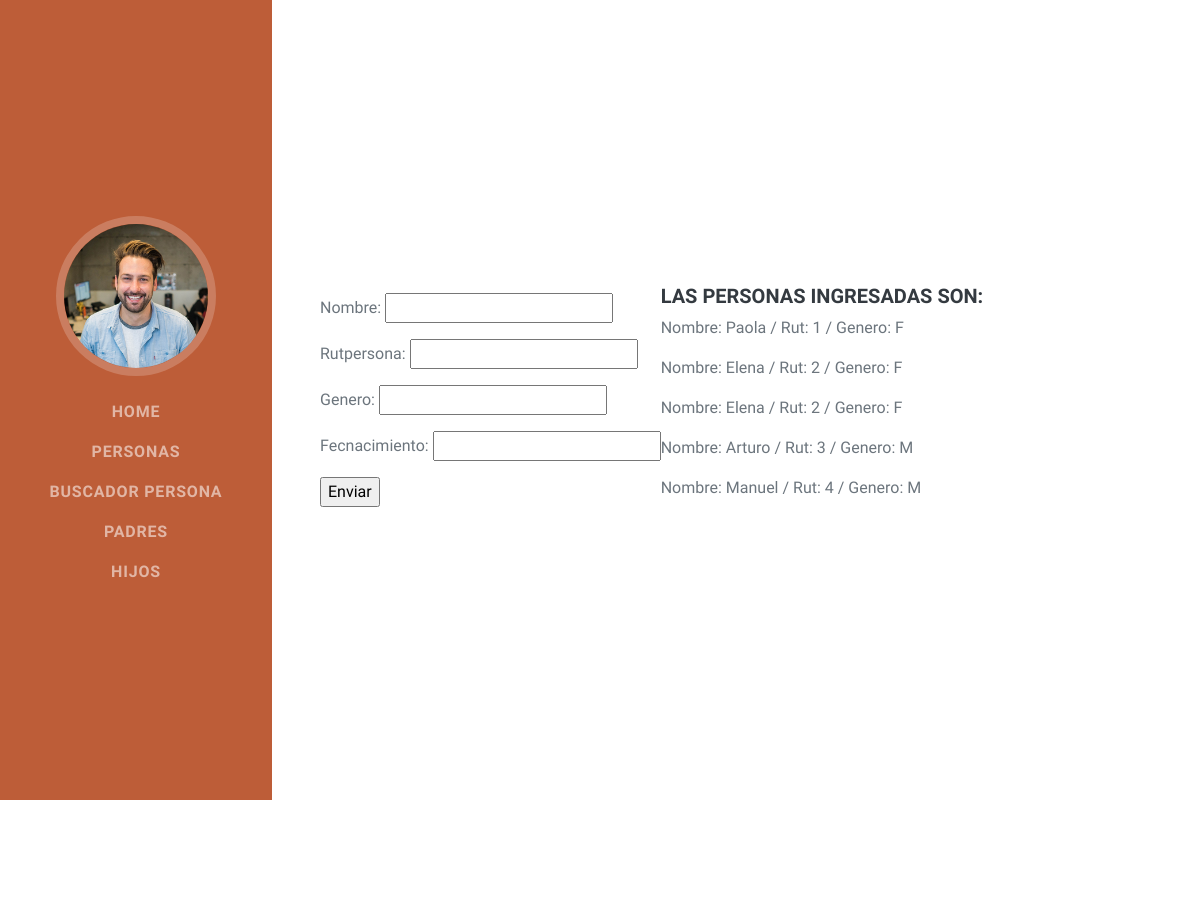
Page /AppFami/personas (upper part) on the earlier database version.
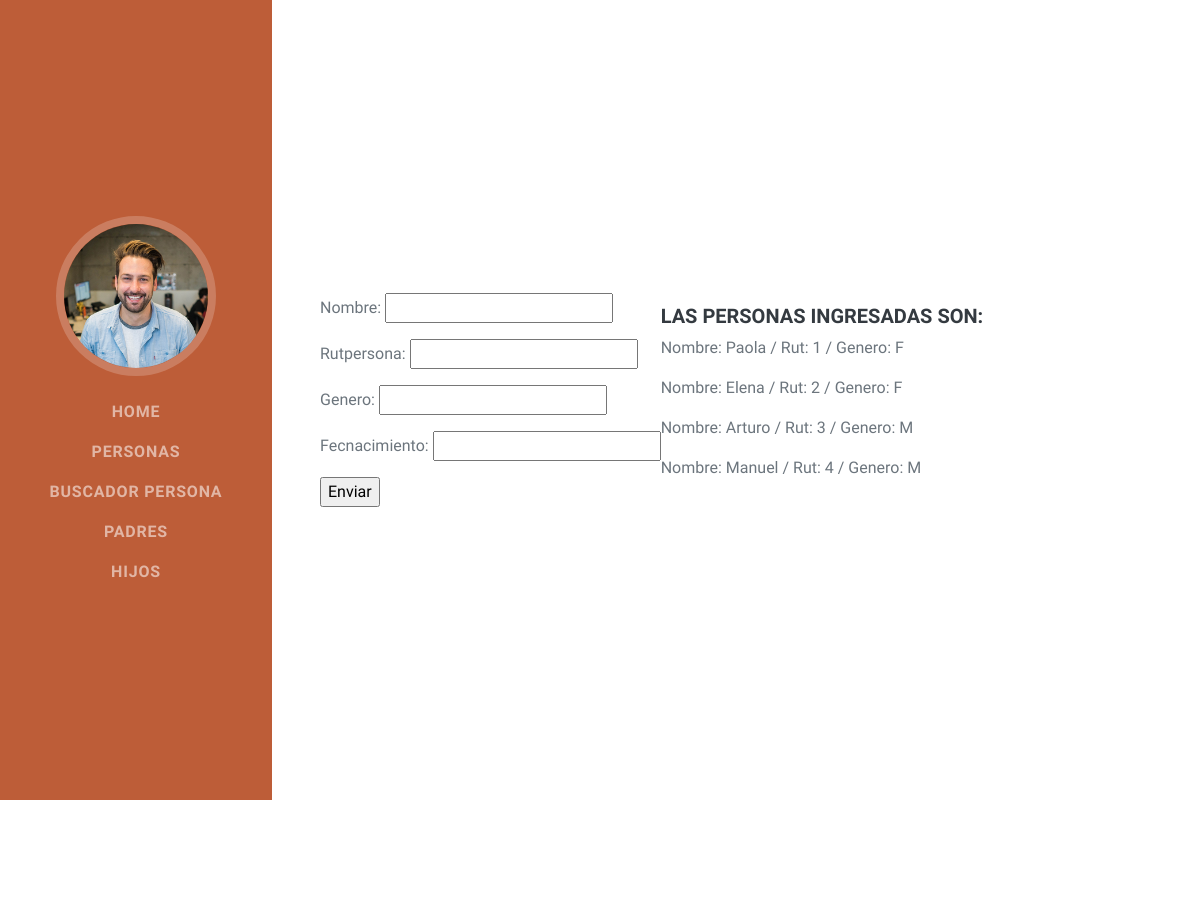
Same page on the later database version.
### AppFami/models.py (models this page shows)
class Persona(models.Model):
    nombre = models.CharField(max_length=40)
    rutpersona = models.IntegerField()
    genero = models.CharField(max_length=40)
    fecnacimiento = models.CharField(max_length=40)

### AppFami/views.py (the view)
# urls.py: path('personas',personas, name = 'AppFamiPersonas'),
def personas(request):
    if request.method == 'POST':
        my_form = PersonaForm(request.POST)
        if my_form.is_valid():
            data = my_form.cleaned_data
            persona_date = Persona(nombre=data.get('nombre'),rutpersona=data.get('rutpersona'),genero=data.get('genero'),fecnacimiento=data.get('fecnacimiento'))
            persona_date.save()
    personas = Persona.objects.all()
    contexto = {
        'personas': personas,
        'my_form': PersonaForm
    }
    return render(request, 'AppFami/personas.html', contexto)

### templates/AppFami/personas.html (shortened to what this page needs)
{% extends 'AppFami/index.html' %}
{% block body %}
    <div>
        <form acction="" method="POST">
                {{my_form.as_p}}
                <input type="submit" value="Enviar">
        </form>
    </div>
    <div>
        <h5>Las Personas ingresadas son: </h5>
        {% for per in personas %}
            <p>Nombre: {{per.nombre}} / Rut: {{per.rutpersona}} / Genero: {{per.genero}}</p>
        {% endfor %}
    </div>
{% endblock %}

### templates/AppFami/index.html (shortened to what this page needs)
<!DOCTYPE html>
<html lang="en">
    <head>
        {% load static %}
        <link href="{% static 'AppFami/css/styles.css' %}" rel="stylesheet" />
    </head>
    <body id="page-top">
        <nav class="navbar navbar-expand-lg navbar-dark bg-primary fixed-top" id="sideNav">
            <a class="navbar-brand js-scroll-trigger" href="#page-top">
                <span class="d-none d-lg-block"><img class="img-fluid img-profile rounded-circle mx-auto mb-2" src="{% static 'AppFami/assets/img/profile.jpg' %}" alt="..." /></span>
            </a>
            <div class="collapse navbar-collapse" id="navbarResponsive">
                <ul class="navbar-nav">
                    <li class="nav-item"><a class="nav-link js-scroll-trigger" href="{% url 'AppFamiInicio' %}">Home</a></li>
                    <li class="nav-item"><a class="nav-link js-scroll-trigger" href="{% url 'AppFamiPersonas' %}">Personas</a></li>
                    <li class="nav-item"><a class="nav-link js-scroll-trigger" href="{% url 'AppFamiBuscarPersona' %}">Buscador Persona</a></li>
                    <li class="nav-item"><a class="nav-link js-scroll-trigger" href="{% url 'AppFamiPadres' %}">Padres</a></li>
                    <li class="nav-item"><a class="nav-link js-scroll-trigger" href="{% url 'AppFamiHijos' %}">Hijos</a></li>
                </ul>
            </div>
        </nav>
        <div class="container-fluid p-0">
            <section class="resume-section" id="about">
                {% block body %}{% endblock %}
            </section>
        </div>
        <div class="container-fluid p-0">
            <section class="resume-section" id="about">
            </section>
        </div>
    </body>
</html>

Differences in the rows shown:
removed Persona: nombre "Elena", rutpersona "2", genero "F"
